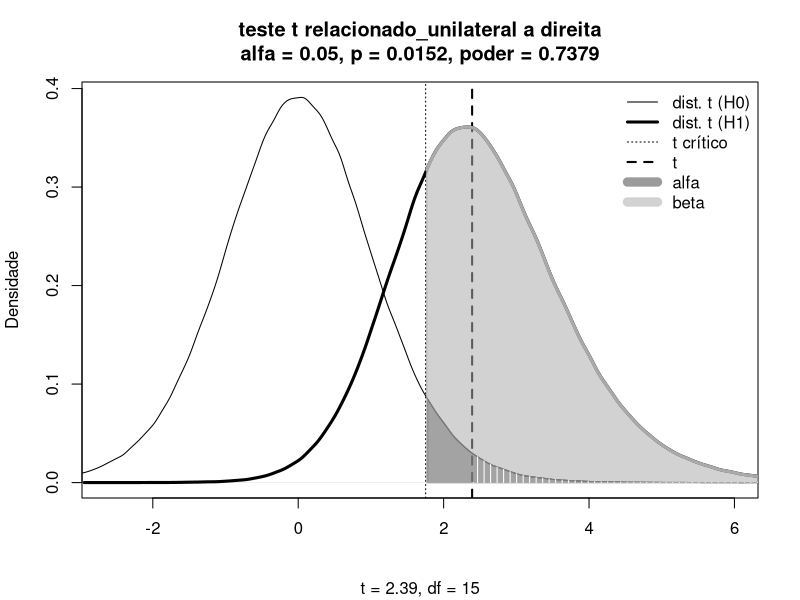

Generate this figure with R:
# Teste t relacionado unilateral a direita
# Referencial teorico da distribuicao t central e nao-central

n <- 16
mediaA <- 4.8; mediaB <- 5.9
dpA <- 1.8; dpB <- 1.2
r <- 0.3
alfa <- 0.05
dif <- mediaB - mediaA
df <- n - 1
ep <- sqrt((dpA^2 + dpB^2 - 2*r*dpA*dpB)/n)
t <- dif/ep
p <- 1-pt(t,df)
eta2 <- t^2/(t^2 + df)
ncp <- t # ncp = estatistica de teste t
# media e dp das dist. t central e nao-central
mediaH0 <- 0
dpH0 <- sqrt(df/(df-2))
beta <- sqrt(df/2)*gamma((df-1)/2)/gamma(df/2)
mediaH1 <- ncp*beta
dpH1 <- sqrt(((df*(1+ncp^2))/(df-2))-mediaH1^2)
# distribuicao t sob H0 (central: ncp = 0)
tH0 <- rt(1e6, df)
dtH0 <- density(tH0)
# distribuicao t sob H1 (nao-central: ncp = t)
tH1 <- rt(1e6, df, ncp)
dtH1 <- density(tH1)
# quantil critico (1-alfa)% sob H0 e poder 
q <- qt(1-alfa, df) 
poder <- 1-pt(q,df,ncp)
# Grafico
x_min = max(c( min(c(dtH0$x,dtH1$x)), if(t<0){-2.5*abs(t)}else{-1.5*abs(q)} ))
x_max = min(c( max(c(dtH0$x,dtH1$x)), if(t>0){ 2.5*abs(t)}else{ 1.5*abs(q)} ))
# formato de p e poder
p_txt <- paste("p = ",round(p,4),sep="")
if(p<1e-4){p_txt <- paste("p = ",format(p, format = "e", digits = 2),sep="")}
if(p>0.9999){p_txt <- "p > 0.9999"}
plot(dtH0,type="l",
     main=paste("teste t relacionado_unilateral a direita\n",
                "alfa = ",alfa,", ",p_txt,", poder = ",round(poder,4),
                sep=""),
     sub=paste("t = ",round(t,2),", df = ",round(df,2),sep=""),
     xlab=NA,ylab="Densidade",
     xlim = c(x_min,x_max),
     lwd=1, lty=1, col="#000000"
)
lines(dtH1,lwd=3, lty=1, col="#000000")
abline(v=q, lwd=1, lty = 3, col="#000000")
abline(v=t, lwd=2, lty = 2, col="#000000")
# area de alfa
# direita
alfa_x <- c(dtH0$x[dtH0$x>=q]) 
alfa_y <- c(dtH0$y[dtH0$x>=q])
lines(alfa_x, alfa_y, col="#444444", lwd=1)
alfa_x <- c(min(alfa_x),alfa_x,max(alfa_x))  
alfa_y <- c(0,alfa_y,0)
polygon(alfa_x, alfa_y, col="#44444488", border="#444444")
# area beta (1-poder)
beta_x <- c(dtH1$x[dtH1$x>=q]) 
beta_y <- c(dtH1$y[dtH1$x>=q])
lines(beta_x, beta_y, col="#aaaaaa", lwd=3)
beta_x <- c(min(beta_x),beta_x,max(beta_x))  
beta_y <- c(0,beta_y,0)
polygon(beta_x, beta_y, col="#aaaaaa88", border="#aaaaaa")
# area de p
if (p>alfa) {p_cor="#333333"} else {p_cor="#ffffff"}
# direita
p_x <- c(dtH0$x[dtH0$x>=t]) 
p_y <- c(dtH0$y[dtH0$x>=t])
p_x <- c(min(p_x),p_x,max(p_x))  
p_y <- c(0,p_y,0)
hachura_x <- c()
hachura_y <- c()
for (a in seq(from=1, to=length(p_x), by=3))
{
  hachura_x <- c(hachura_x, p_x[a])
  hachura_y <- c(hachura_y, p_y[a])
}
if (max(hachura_y)<0.005) 
{
  hachura_y <- rep( 0.005,length(hachura_y)); p_cor="#000000";
}
lines(hachura_x,hachura_y,type="h",lwd=1,lty=1,col=p_cor)
# legenda
if (abs(x_min)<abs(x_max)) {posleg <- "topright"} else {posleg <- "topleft"}
legend(posleg, 
       c(
         "dist. t (H0)", "dist. t (H1)", "t crítico", "t", "alfa", "beta"
       ), 
       col=c("#000000","#000000","#000000","#000000","#44444488","#aaaaaa88"),
       lwd=c(1,3,1,2,9,9), 
       lty=c(1,1,3,2,1,1), 
       box.lwd=0, bg="transparent")  


